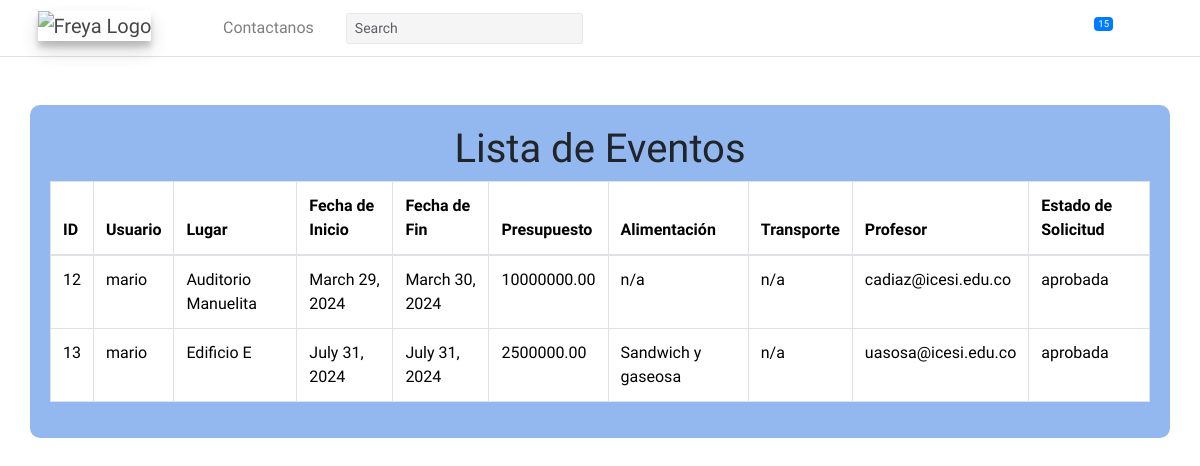
The page /event-request-record/ on the database as committed earlier.
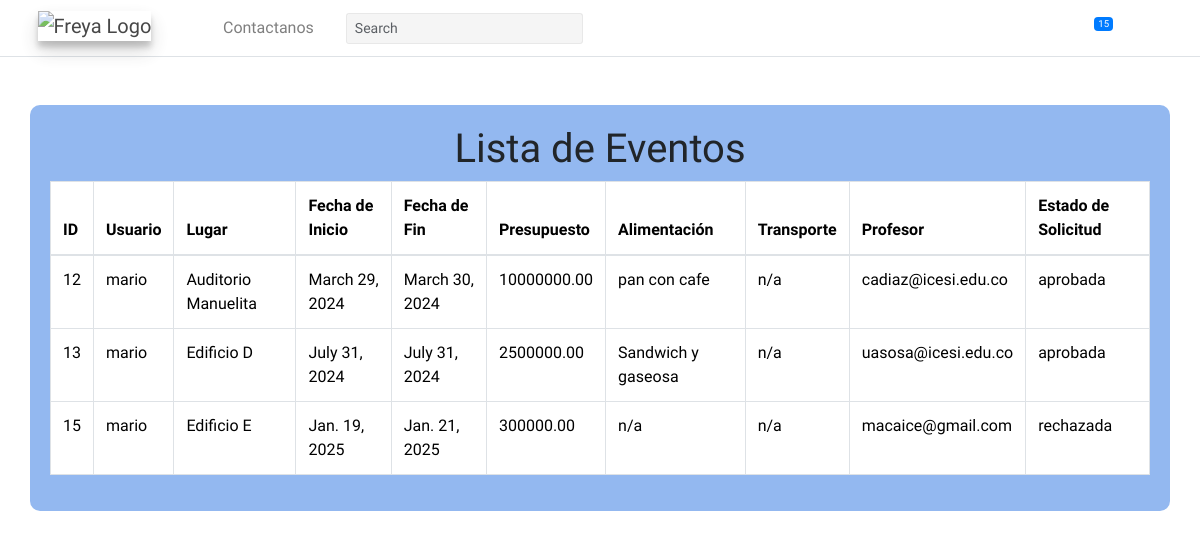
The same page on the database as committed later.
### myapp/models.py (models this page shows, shortened)
class EventRequest(models.Model):
    usuario = models.ForeignKey(User, null=True, on_delete=models.CASCADE)
    lugar = models.CharField(max_length=200)
    fecha_inicio = models.DateField()
    fecha_fin = models.DateField()
    presupuesto = models.DecimalField(max_digits=10, decimal_places=2)
    alimentacion = models.CharField(max_length=200)
    transporte = models.CharField(max_length=200)
    profesor = models.CharField(null=True, max_length=200)
    estado_solicitud = models.CharField(null=True, max_length=200, default='Pendiente')
    extra = models.CharField(null = True, max_length = 200)

### myapp/views.py (the view)
# urls.py: path('event-request-record/', views.eventRequestRecord,
def eventRequestRecord(request):
    user = request.user
    group = user.groups.values_list('id', flat=True).first()
    if group in [3, 4]:
        events = EventRequest.objects.filter(usuario_id=user)
        return render(request, 'eventRequestRecord_2.html', {'eventos': events})
    else:
        events = EventRequest.objects.filter(Q(estado_solicitud='aprobada') | Q(estado_solicitud='rechazada'))
        return render(request, 'eventRequestRecord.html', {'eventos': events})

### myapp/templates/eventRequestRecord.html (shortened to what this page needs)
{% load static %}
<!DOCTYPE html>
<html lang="es">
<head>
    <link rel="stylesheet" href="{% static 'lib/bootstrap-5.3.3-dist/css/bootstrap.min.css' %}">
    <link rel="stylesheet" href="{% static 'lib/bootstrap-5.3.3-dist/css/bootstrap.css' %}">
</head>
<body>
    {% include 'layouts/header.html' %}
    {% block content %}
    <div class="container mt-5" style="background-color: #93b8f0; border-radius: 10px; padding: 20px;">
        <h1 class="text-center">Lista de Eventos</h1>
        <div class="table-responsive">
            <table class="table table-bordered">
                <thead>
                <tr>
                    <th>ID</th>
                    <th>Usuario</th>
                    <th>Lugar</th>
                    <th>Fecha de Inicio</th>
                    <th>Fecha de Fin</th>
                    <th>Presupuesto</th>
                    <th>Alimentación</th>
                    <th>Transporte</th>
                    <th>Profesor</th>
                    <th>Estado de Solicitud</th>
                </tr>
                </thead>
                <tbody>
                {% for evento in eventos %}
                <tr>
                    <td>{{ evento.id }}</td>
                    <td>{{ evento.usuario }}</td>
                    <td>{{ evento.lugar }}</td>
                    <td>{{ evento.fecha_inicio }}</td>
                    <td>{{ evento.fecha_fin }}</td>
                    <td>{{ evento.presupuesto }}</td>
                    <td>{{ evento.alimentacion }}</td>
                    <td>{{ evento.transporte }}</td>
                    <td>{{ evento.profesor }}</td>
                    <td>{{ evento.estado_solicitud }}</td>
                </tr>
                {% endfor %}
                </tbody>
            </table>
        </div>
    </div>
    {% endblock %}
</body>
</html>

Rows that differ between the two databases and show on the page:
changed EventRequest "Auditorio Manuelita": alimentacion "n/a" → "pan con cafe"
changed EventRequest "Sandwich y gaseosa": lugar "Edificio E" → "Edificio D"
now on this page (row edited): EventRequest: id "15", usuario "mario", lugar "Edificio E", fecha_inicio "Jan. 19, 2025", fecha_fin "Jan. 21, 2025", presupuesto "300000.00", alimentacion "n/a", transporte "n/a", profesor "macaice@gmail.com", estado_solicitud "rechazada"
